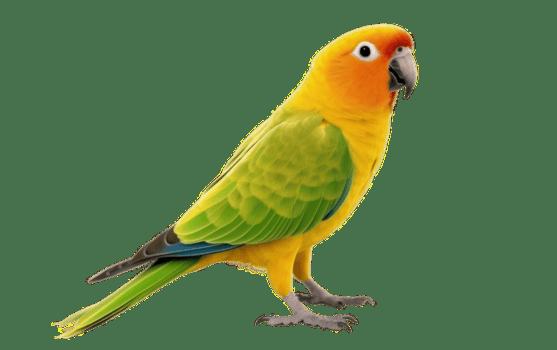
#> input picture Lab5/Parrot.png, 557 x 350 px
$ jupyter execute Lab5.ipynb   (older library calls are emulated)
#> lines starting #> are read from the running program, lines starting #| are printed output that depends on the picture
# Procedural steps (Tasks)

[cell 1]
#Task#1: Unsharp Masking
# Read the image

import cv2
import matplotlib
import matplotlib.pyplot as plt
import numpy as np

from skimage import exposure
image = cv2.imread('Parrot.png')
#> image is the input picture: shape (350, 557, 3); mean B, G, R 69, 119.3, 90.8
image = cv2.cvtColor(image, cv2.COLOR_BGR2RGB)  # Convert from BGR to RGB

# Gaussian sigma
sigma=2

#parameter
amount=1.5

# Convert image to float32 for processing
image_float = image.astype(np.float32) / 255.0

# Apply Gaussian blur
blurred = cv2.GaussianBlur(image_float, (0, 0), sigmaX=sigma, sigmaY=sigma)
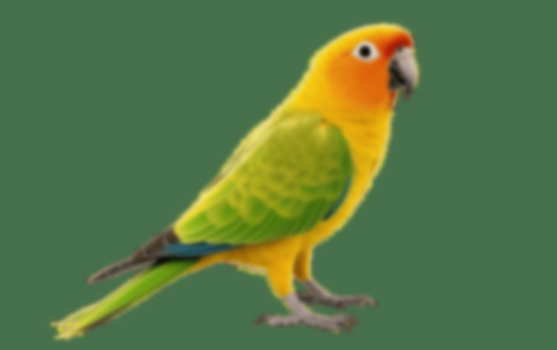
#> blurred: shape (350, 557, 3) float32; mean R, G, B 0.356, 0.467, 0.27

# Perform Unsharp Masking
sharpened = np.clip(image_float + amount * (image_float - blurred), 0, 1)
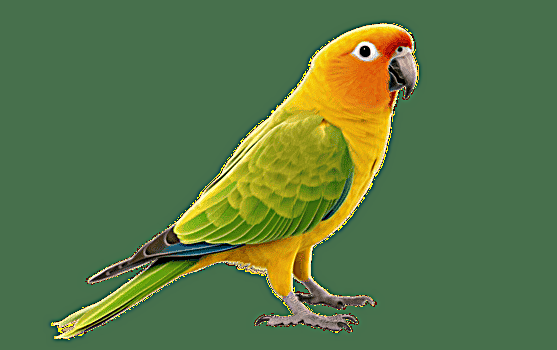
#> sharpened: shape (350, 557, 3) float32; mean R, G, B 0.354, 0.466, 0.272
# Plot original, blurred, and sharpened images
fig, ax = plt.subplots(1, 3, figsize=(15, 5))

ax[0].imshow(image)
ax[0].set_title("Original Image")
ax[0].axis("off")

ax[1].imshow(blurred)
ax[1].set_title("Blurred Image")
ax[1].axis("off")

ax[2].imshow(sharpened)
ax[2].set_title("Sharpened (Unsharp Masking)")
ax[2].axis("off")

plt.show()
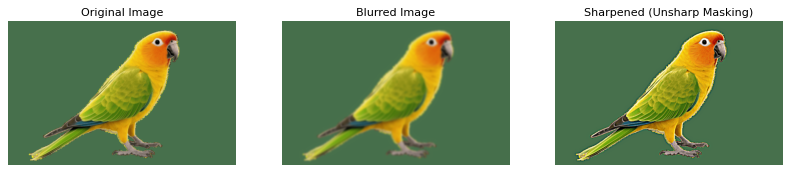
#> figure drawn by matplotlib, 3 panels

# Assessment

## Task#1: Convolve an image with a 7x7 box filter, and output the original and smoothed image side by side

[cell 2]
import numpy as np
kernel = np.ones((7,7),np.float32)/60
smtimg = cv2.filter2D(image,-1,kernel)
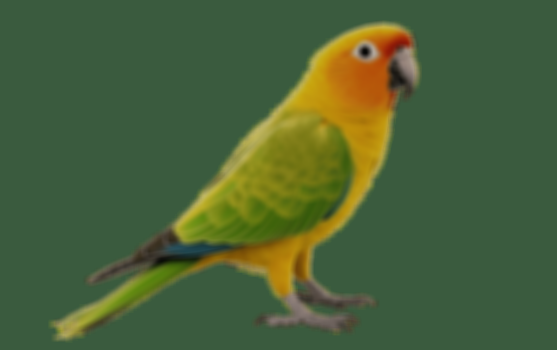
#> smtimg: shape (350, 557, 3); mean R, G, B 74.1, 97.1, 56.3
fig = plt.figure(figsize=(12, 12))

fig.add_subplot(1, 2, 1)
plt.imshow(image, cmap='gray')
plt.title('Orignal image')
plt.axis('off')

fig.add_subplot(1, 2, 2)
plt.imshow(smtimg, cmap='gray')
plt.title('smoth image 7x7 ')
plt.axis('off')

plt.tight_layout()
plt.show()

## Task#2: Using an image of your choice, apply a 5x5 Gaussian filter to the image, then a 21x21 Gaussian filter, and show the three images side by side.

[cell 3]
gauss_5x5 = cv2.GaussianBlur(image, (5, 5), 0)
gauss_21x21 = cv2.GaussianBlur(image, (21, 21), 0)

fig, ax = plt.subplots(1, 3, figsize=(15, 5))
ax[0].imshow(image)
ax[0].set_title("Orignl Image")
ax[0].axis("off")
ax[1].imshow(gauss_5x5)
ax[1].set_title("5x5 gaussian filter")
ax[1].axis("off")
ax[2].imshow(gauss_21x21)
ax[2].set_title("21x21 gaussian filter")
ax[2].axis("off")
plt.show()

## Task#3: Using an image of your choice, apply a 3x3 Laplacian filter to sharpen the image. Follow the following steps:
1.	Read the image
2.	Convert image to float32
3.	Use the cv2.Laplacian() function
4.	Sharpen the image using: np.clip(image_float - laplacian, 0, 1)
5.	Plot the original image, the resulting image after applying the Laplacian filter, and the sharpened image

[cell 4]
image_float = image.astype(np.float32) / 255.0
laplacian = cv2.Laplacian(image_float, cv2.CV_32F, ksize=3)
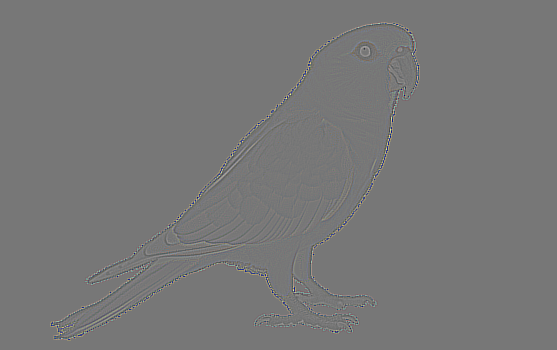
#> laplacian: shape (350, 557, 3) float32; mean R, G, B 1.2e-09, -1.64e-10, 4.26e-10; drawn with min black and max white
sharpened = np.clip(image_float - laplacian, 0, 1)
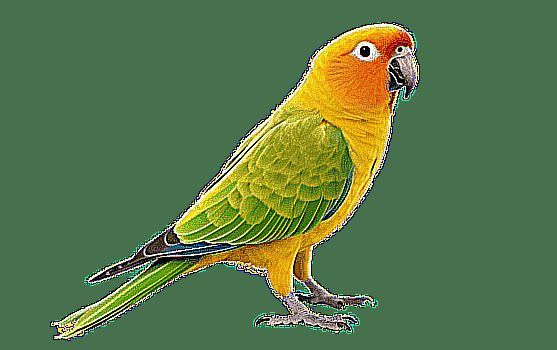
#> sharpened: shape (350, 557, 3) float32; mean R, G, B 0.352, 0.466, 0.281

fig, ax = plt.subplots(1, 3, figsize=(15,5))
ax[0].imshow(image)
ax[0].set_title("Original Image")
ax[0].axis("off")
ax[1].imshow(laplacian, cmap='gray')
ax[1].set_title("Laplacian Filter Output")
ax[1].axis("off")
ax[2].imshow(sharpened)
ax[2].set_title("Sharpened Image")
ax[2].axis("off")
plt.show()
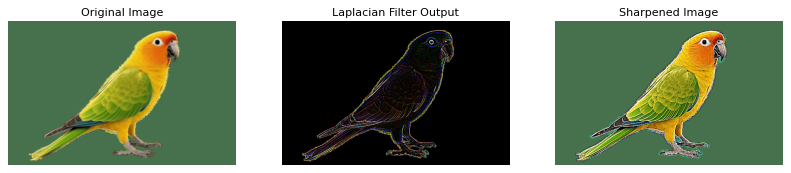
#> figure drawn by matplotlib, 3 panels
